Frame 1 (no input): blank canvas, image omitted
Frame 60 (the mouse pressed at the canvas centre just before this capture): blank canvas, image omitted
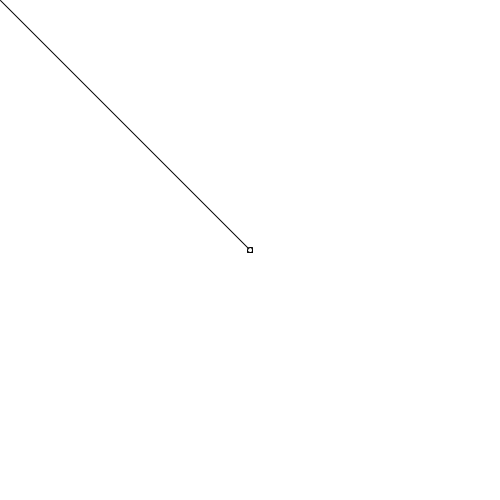
Frame 120 (the mouse held since frame 60 and released just before this capture)

The Processing sketch whose frames 1 and 60 were blank and that drew this single picture after the mouse press (run headless with seeded random() and noise(); from frame 60 on, the mouse is pressed at the canvas centre):

// Processing sketch: processing_2504
// ── processing_2504.pde

boolean isDrawing = false;





void setup(){
  
  size(500,500);
  background(255);
  smooth();
  
};

void draw(){
  
   if (isDrawing) {
    stroke(0,0,0);
    line(pmouseX, pmouseY, mouseX, mouseY);
    ellipse(mouseX,mouseY,5,5);
  
  }
  
};
  
  void mousePressed(){
    
    isDrawing=!isDrawing;
  
  
};
